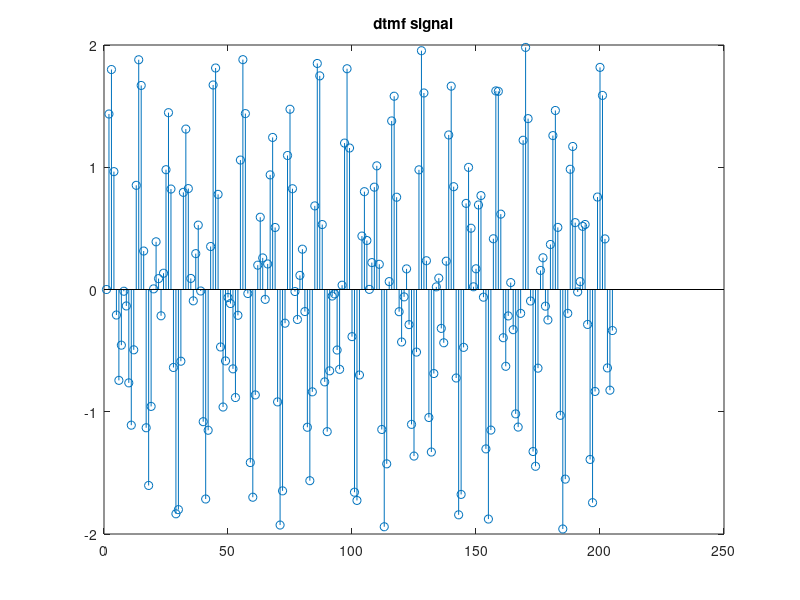
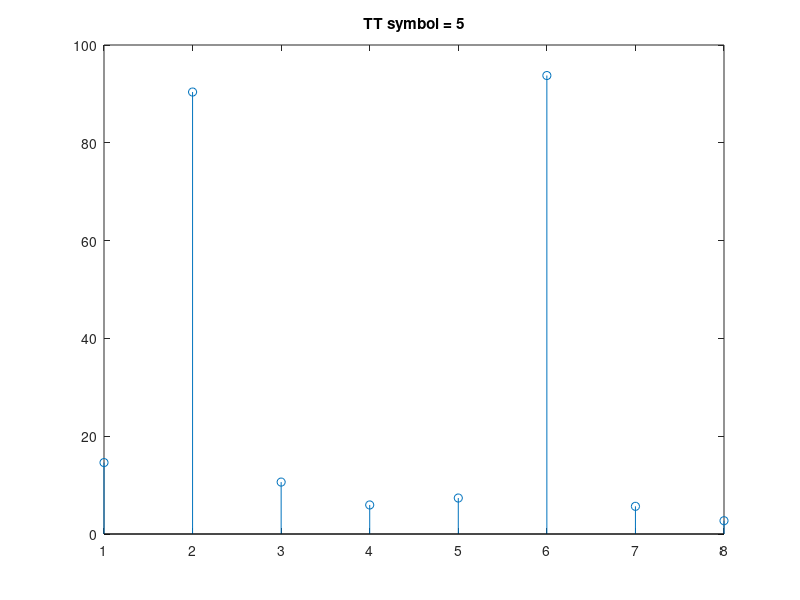

The MATLAB source for these figures, in order:
d=input('press any key','s');
s=abs(d);
if s == '1'
    f1 = 697; f2 = 1209;
elseif s == '2'
    f1 = 697; f2 = 1336;
elseif s == '3'
    f1 = 697; f2 = 1477;
elseif s == 'a'
    f1 = 697; f2 = 1633;
elseif s == '4'
    f1 = 770; f2 = 1209;
elseif s == '5'
    f1 = 770; f2 = 1336;
elseif s == '6'
    f1 = 770; f2 = 1477;
elseif s == 'b'
    f1 = 770; f2 = 1633;
elseif s == '7'
    f1 = 852; f2 = 1209;
elseif s == '8'
    f1 = 852; f2 = 1336;
elseif s == '9'
    f1 = 852; f2 = 1477;
elseif s == 'c'
    f1 = 852; f2 = 1633;
elseif s == '*'
    f1 = 947; f2 = 1209;
elseif s == '0'
    f1 = 947; f2 = 1336;
elseif s == '#'
    f1 = 947; f2 = 1477;
elseif s == 'd'
    f1 = 947; f2 = 1633;
else
    disp('Not a valid symbol');
end

n=0:204;
x=sin(2*pi*n*f1/8000)+sin(2*pi*n*f2/8000);
figure(1);
stem(x);
title("dtmf signal");
k=[19 21 23 25 32 35 39 43];
r=fft(x,205);
for i= 1:8
    val(i)=abs(r(k(i)));
end
figure(2);
stem(val);
limit=8100;
if val(1)*val(5)>limit
    disp("touch tone symbol is: 1");
    title("TT symbol = 1");
    f1
    f2
elseif val(1)*val(6)>limit
    disp("touch tone symbol is: 2");
    title("TT symbol = 2");
    f1
    f2
elseif val(1)*val(7)>limit
    disp("touch tone symbol is: 3");
    title("TT symbol = 3");
    f1
    f2
elseif val(1)*val(8)>limit
    disp("touch tone symbol is: a");
    title("TT symbol = a");
    f1
    f2
elseif val(2)*val(5)>limit
    disp("touch tone symbol is: 4");
    title("TT symbol = 1");
    f1
    f2
elseif val(2)*val(6)>limit
    disp("touch tone symbol is: 5");
    title("TT symbol = 5");
    f1
    f2
elseif val(2)*val(7)>limit
    disp("touch tone symbol is: 6");
    title("TT symbol = 6");
    f1
    f2
elseif val(2)*val(8)>limit
    disp("touch tone symbol is: b");
    title("TT symbol = b");
    f1
    f2
elseif val(3)*val(5)>limit
    disp("touch tone symbol is: 7");
    title("TT symbol = b");
    f1
    f2
elseif val(3)*val(6)>limit
    disp("touch tone symbol is: 8");
    title("TT symbol = 8");
    f1
    f2
elseif val(3)*val(7)>limit
    disp("touch tone symbol is: 9");
    title("TT symbol = 9");
    f1
    f2
elseif val(3)*val(8)>limit
    disp("touch tone symbol is: c");
    title("TT symbol = c");
    f1
    f2
elseif val(4)*val(5)>limit
    disp("touch tone symbol is: *");
    title("TT symbol = *");
    f1
    f2
elseif val(4)*val(6)>limit
    disp("touch tone symbol is: 0");
    title("TT symbol = 0");
    f1
    f2
elseif val(4)*val(7)>limit
    disp("touch tone symbol is: #");
    title("TT symbol = #");
    f1
    f2
elseif val(4)*val(8)>limit
    disp("touch tone symbol is: d");
    title("TT symbol = d");
    f1
    f2
end
